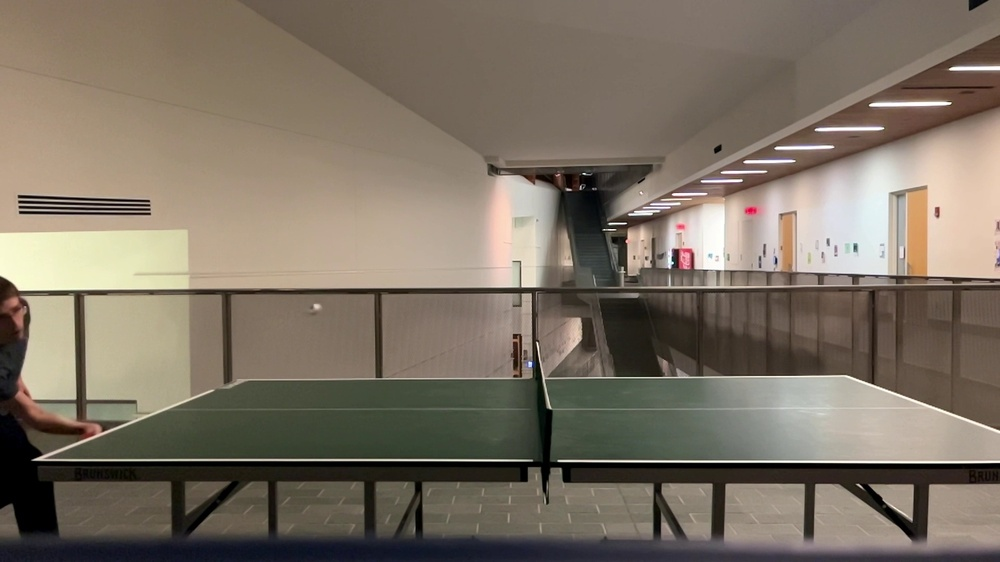
#> input picture Test Videos/org_frame_250.jpg, 1000 x 562 px, shrunk from 1920 x 1080 before the run
$ python -i adjust_contrast.py   (imports and definitions only)
#> lines starting #> are read from the running program, lines starting #| are printed output that depends on the picture
#> further down, picture is the input picture: shape (562, 1000, 3); mean B, G, R 100.4, 114.1, 124.8
import cv2

def adjust_contrast(image, clip_limit=2.0, tile_grid_size=(8,8)):

    # Convert to LAB color space
#> called with clip_limit = 2, tile_grid_size = (8, 8)
    lab = cv2.cvtColor(image, cv2.COLOR_BGR2LAB)
#> lab: shape (562, 1000, 3); mean of channels 0, 1, 2 122.1, 129.8, 137
    # Split into the L, A, and B components
    l, a, b = cv2.split(lab)
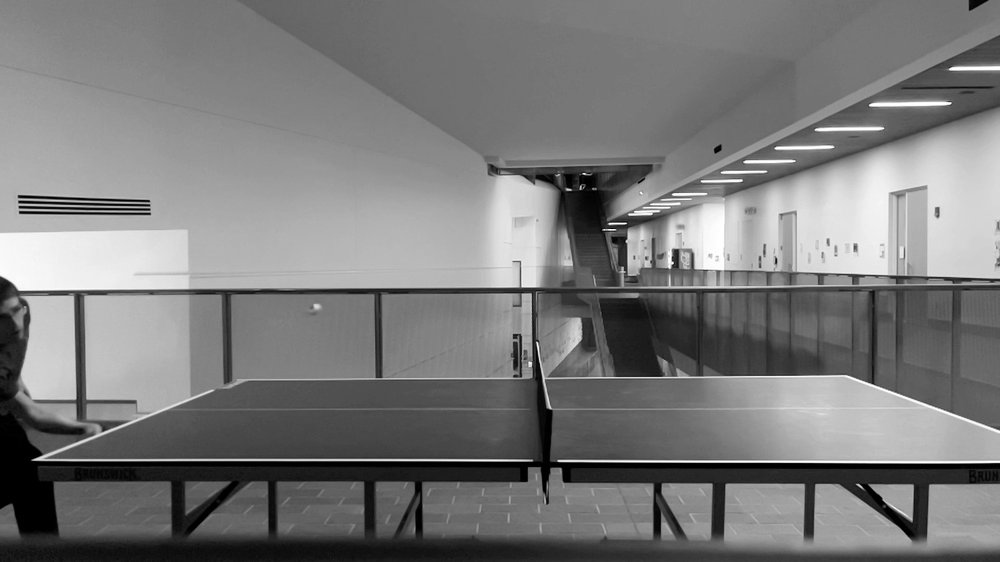
#> l: shape (562, 1000); min 0, max 255, mean 122.1
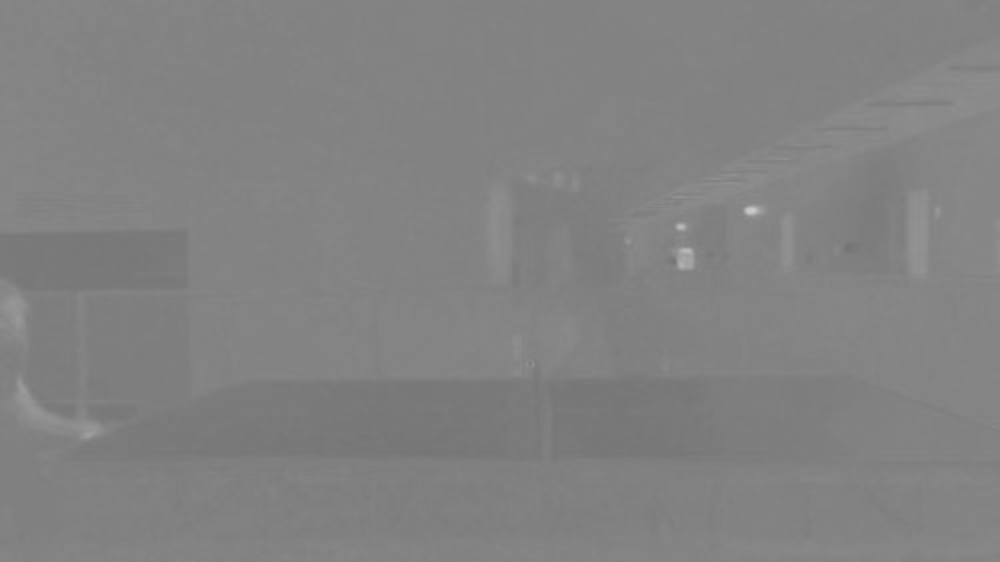
#> a: shape (562, 1000); min 115, max 203, mean 129.8
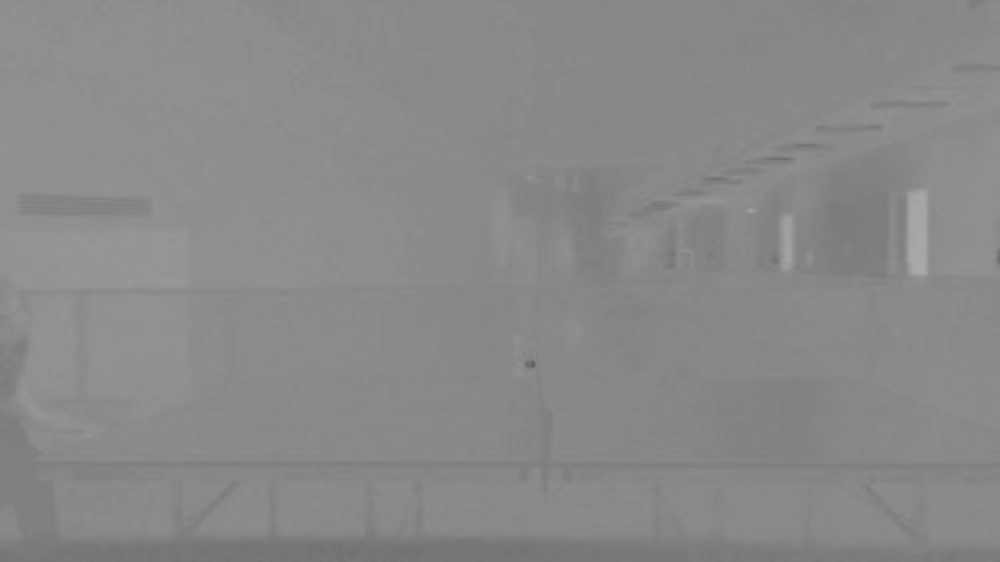
#> b: shape (562, 1000); min 92, max 170, mean 137
    # Apply CLAHE to the L component
    clahe = cv2.createCLAHE(clipLimit=clip_limit, tileGridSize=tile_grid_size)
    cl = clahe.apply(l)
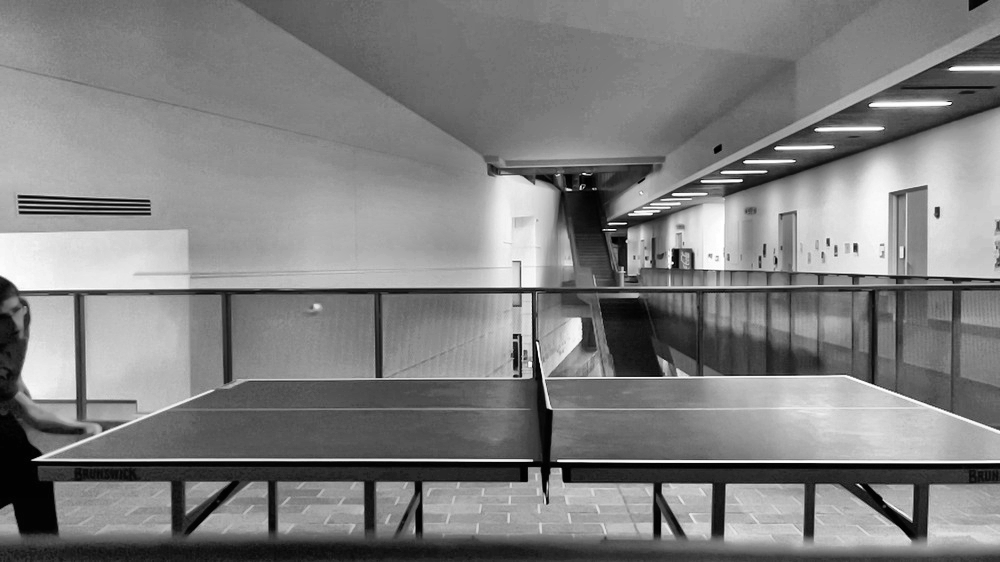
#> cl: shape (562, 1000); min 0, max 255, mean 128.1
    # Merge the CLAHE enhanced L component back with A and B
    limg = cv2.merge((cl,a,b))
#> limg: shape (562, 1000, 3); mean of channels 0, 1, 2 128.1, 129.8, 137
    # Convert back to RGB
    final = cv2.cvtColor(limg, cv2.COLOR_LAB2BGR)
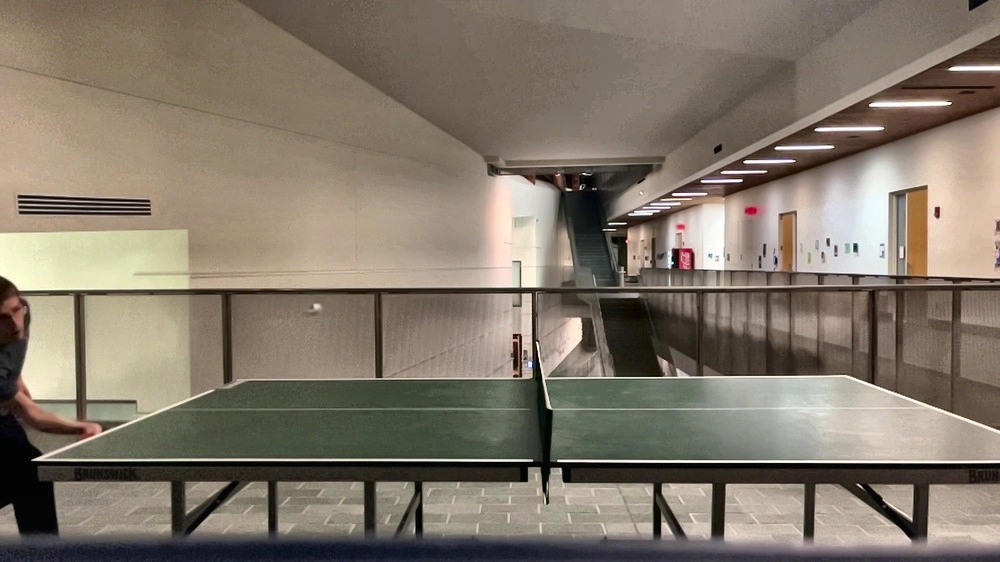
#> final: shape (562, 1000, 3); mean B, G, R 106.3, 120.1, 130.8

    return final

>>> import cv2
>>> picture = cv2.imread('../../Test Videos/org_frame_250.jpg')
>>> result = adjust_contrast(picture)
